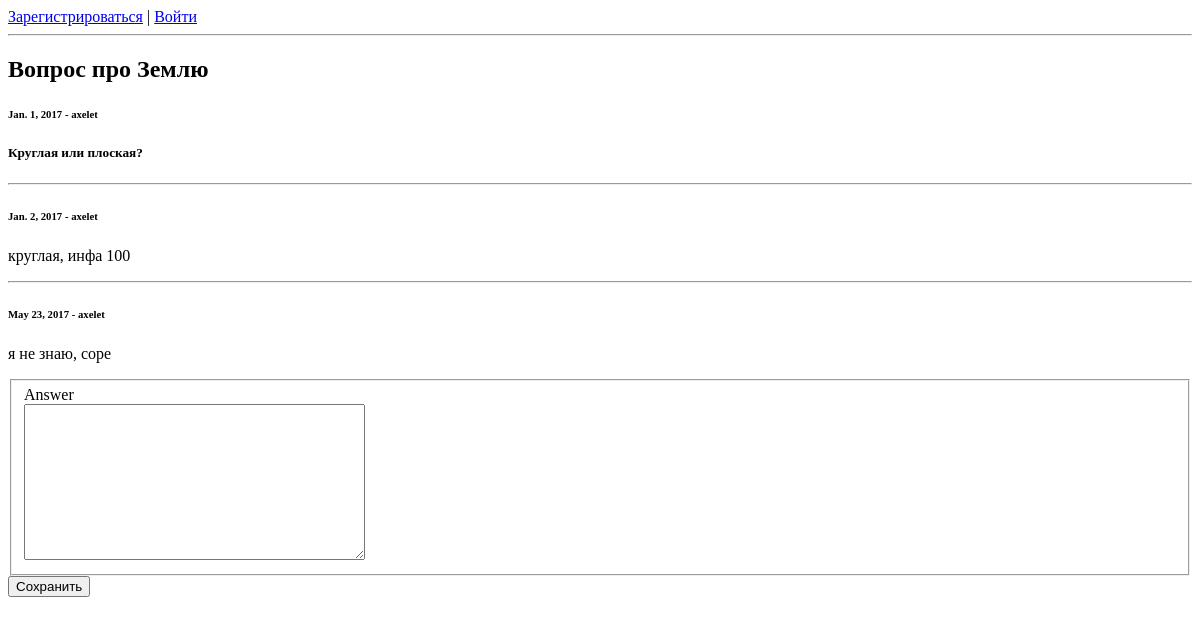
Page /question/1/ on the earlier database version.
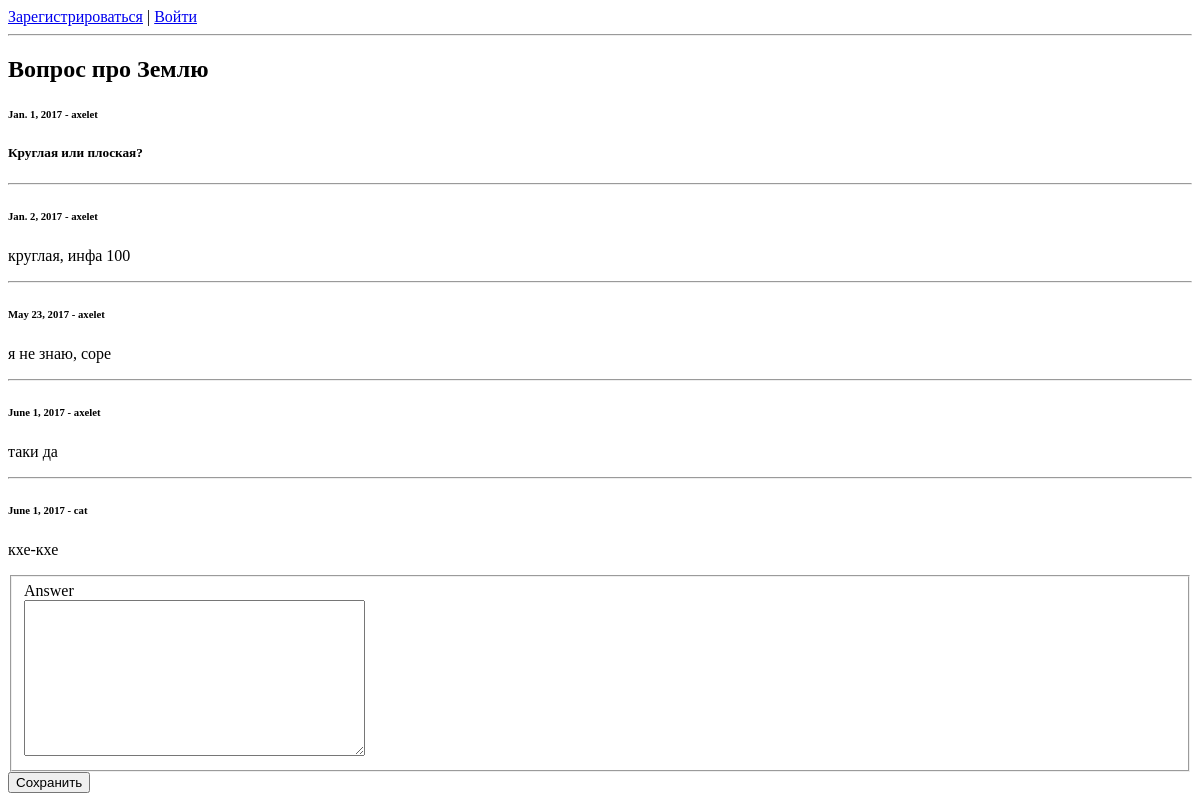
Same page on the later database version.
### qa/models.py (models this page shows, shortened)
class Question(models.Model):
    title = models.CharField(max_length=80)
    text = models.TextField()
    added_at = models.DateField(blank=True, auto_now_add=True)
    rating = models.IntegerField(default=0)
    author = models.ForeignKey(User)
    likes = models.ManyToManyField(User, related_name='likes_set')
    objects = QuestionManager()
    class Meta:
        db_table = 'question'

class Answer(models.Model):
    text = models.TextField()
    added_at = models.DateField(blank=True, auto_now_add=True)
    question = models.ForeignKey(Question)
    author = models.ForeignKey(User)

### qa/views.py (the view)
# urls.py: url(r'^question/([0-9]+)/', views.view_question),
def view_question(request, *args, **kwargs):
    question = get_object_or_404(Question, pk=args[0])
    answers = Answer.objects.filter(question=question)
    if request.method == 'POST':
        a = AnswerForm(request.user, question, request.POST)
        if a.is_valid():
            answer = a.save()
            url = question.get_absolute_url()
            return HttpResponseRedirect(url)
    else:
        a = AnswerForm(request.user, question)
    return render(request, 'question.html', {
        'Question': question,
        'Answers': answers,
        'answer_form': a,
    })

### qa/forms.py (shortened to what this page needs)
class AnswerForm(forms.Form):
    text = forms.CharField(label='Answer', widget=forms.Textarea)
    def __init__(self, user, question, *args, **kwargs):
        self.user = user
        self.question = question
        super(AnswerForm, self).__init__(*args, **kwargs)

### qa/templates/question.html (shortened to what this page needs)
{% extends "base.html" %}
{% block main_content %}
    <div id="question">
		<h2>{{ Question.title }}</h3>
		<h6>{{ Question.added_at }} - {{ Question.author }}<h5>
		<p>{{ Question.text }}</p>
	</div>
	<div id="answers">
			{% for answer in Answers %}
					<hr>
					<h6>{{ answer.added_at }} - {{ answer.author }}</h6>
					<p>{{ answer.text }}</p>
			{% endfor %}
	</div>
	<form class="" method="POST" action="/question/{{ Question.id }}/">
		<fieldset>
		    {% for field in answer_form %}
				<div class="control-group">
					<label class="control-label">{{ field.label }}</label>
					<div class="controls">{{ field }}</div>
				</div>
			{% endfor %}
		</fieldset>
		<div class="form-actions">
			<button type="SUBMIT" class="btn btn-primary">Сохранить</button>
		</div>
	</form>
{% endblock %}

### qa/templates/base.html (shortened to what this page needs)
<!DOCTYPE html>
<html>
<head>
</head>
<body>
	{% block header %}
		<div class="header">
			{% if user.is_authenticated  %}
				Пользователь: {{ user }} |
				<a href="{% url 'logout' %}">Выйти</a>
			{% else %}
				<a href="{% url 'signup' %}">Зарегистрироваться</a> |
				<a href="{% url 'login' %}">Войти</a>
			{% endif %}
		</div>
		<hr>
	{% endblock %}
	{% block main_content %}
	{% endblock %}
</body>
</html>

Differences in the rows shown:
added Answer: added_at "June 1, 2017", author "axelet", text "таки да"
added Answer: added_at "June 1, 2017", author "cat", text "кхе-кхе"
